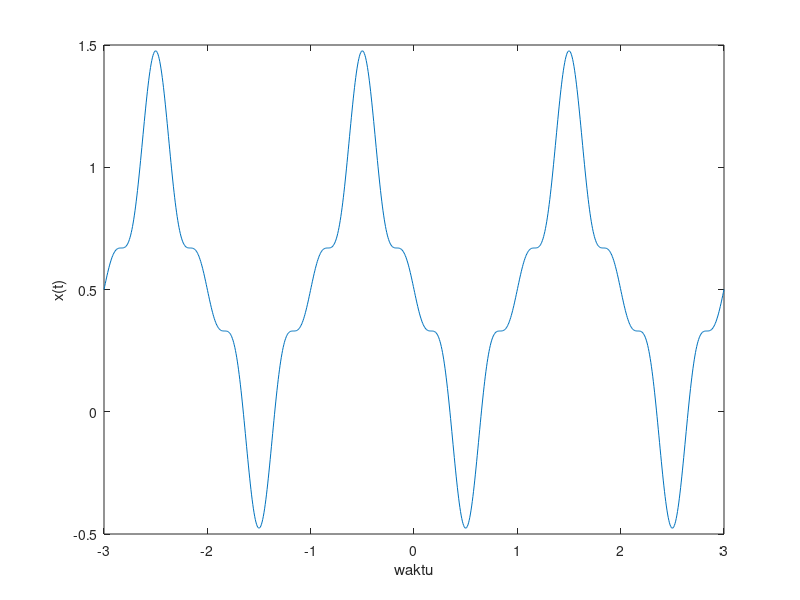

MATLAB code to generate this figure:
t=-3:6/1000:3;
N=input('Jumlah sinyal : ');
c0=0.5;
w0=pi;
xN=c0*ones(1,length(t));
for n=1:2:N
  theta=((-1)^((n-1)/2)*pi/2);
  xN = xN+2/n/pi*cos(n*w0*t+theta);
end
plot(t,xN);
xlabel('waktu')
ylabel('x(t)') 